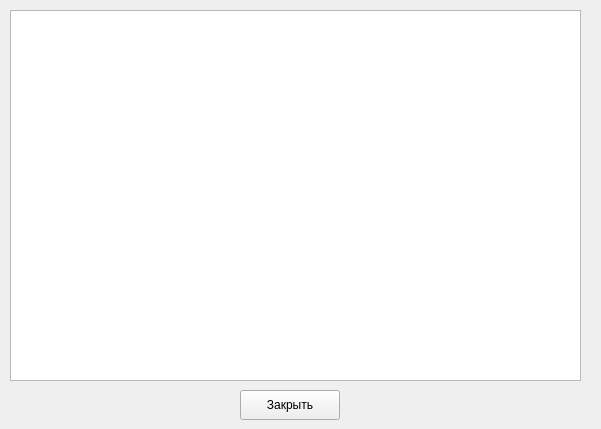
<?xml version="1.0" encoding="UTF-8"?>
<ui version="4.0">
 <class>Help</class>
 <widget class="QWidget" name="Help">
  <property name="geometry">
   <rect>
    <x>0</x>
    <y>0</y>
    <width>601</width>
    <height>429</height>
   </rect>
  </property>
  <property name="windowTitle">
   <string>Form</string>
  </property>
  <widget class="QPushButton" name="closeButton">
   <property name="geometry">
    <rect>
     <x>240</x>
     <y>390</y>
     <width>100</width>
     <height>30</height>
    </rect>
   </property>
   <property name="text">
    <string>Закрыть</string>
   </property>
  </widget>
  <widget class="QTextBrowser" name="helpBrowser">
   <property name="geometry">
    <rect>
     <x>10</x>
     <y>10</y>
     <width>571</width>
     <height>371</height>
    </rect>
   </property>
  </widget>
 </widget>
 <resources/>
 <connections/>
</ui>
